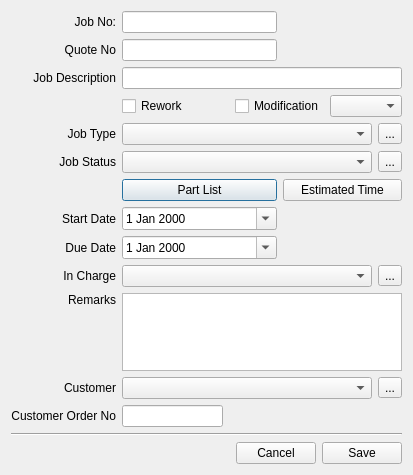
<ui version="4.0" >
 <class>newjobDlg</class>
 <widget class="QDialog" name="newjobDlg" >
  <property name="windowModality" >
   <enum>Qt::ApplicationModal</enum>
  </property>
  <property name="geometry" >
   <rect>
    <x>0</x>
    <y>0</y>
    <width>413</width>
    <height>475</height>
   </rect>
  </property>
  <property name="windowTitle" >
   <string>New Job</string>
  </property>
  <layout class="QVBoxLayout" name="verticalLayout_2" >
   <item>
    <layout class="QGridLayout" name="gridLayout" >
     <item row="0" column="0" colspan="2" >
      <widget class="QLabel" name="label" >
       <property name="text" >
        <string>Job No:</string>
       </property>
       <property name="alignment" >
        <set>Qt::AlignRight|Qt::AlignTrailing|Qt::AlignVCenter</set>
       </property>
       <property name="buddy" >
        <cstring>jobNoEdit</cstring>
       </property>
      </widget>
     </item>
     <item row="0" column="2" colspan="3" >
      <widget class="QLineEdit" name="jobNoEdit" />
     </item>
     <item row="1" column="0" colspan="2" >
      <widget class="QLabel" name="label_9" >
       <property name="text" >
        <string>Quote No</string>
       </property>
       <property name="alignment" >
        <set>Qt::AlignRight|Qt::AlignTrailing|Qt::AlignVCenter</set>
       </property>
       <property name="buddy" >
        <cstring>quoteNoEdit</cstring>
       </property>
      </widget>
     </item>
     <item row="1" column="2" colspan="3" >
      <widget class="QLineEdit" name="quoteNoEdit" />
     </item>
     <item row="2" column="0" colspan="2" >
      <widget class="QLabel" name="label_2" >
       <property name="text" >
        <string>Job Description</string>
       </property>
       <property name="alignment" >
        <set>Qt::AlignRight|Qt::AlignTrailing|Qt::AlignVCenter</set>
       </property>
       <property name="buddy" >
        <cstring>jobDescriptionEdit</cstring>
       </property>
      </widget>
     </item>
     <item row="2" column="2" colspan="6" >
      <widget class="QLineEdit" name="jobDescriptionEdit" />
     </item>
     <item row="3" column="2" colspan="2" >
      <widget class="QCheckBox" name="checkBox" >
       <property name="text" >
        <string>Rework</string>
       </property>
      </widget>
     </item>
     <item row="3" column="4" colspan="2" >
      <widget class="QCheckBox" name="checkBox_2" >
       <property name="text" >
        <string>Modification</string>
       </property>
      </widget>
     </item>
     <item row="3" column="6" colspan="2" >
      <widget class="QComboBox" name="oldJobNoComboBox" />
     </item>
     <item row="4" column="2" colspan="5" >
      <widget class="QComboBox" name="jobTypeComboBox" />
     </item>
     <item row="4" column="7" >
      <widget class="QToolButton" name="newJobTypeButton" >
       <property name="toolTip" >
        <string>New Job Type</string>
       </property>
       <property name="statusTip" >
        <string>Create new Job type</string>
       </property>
       <property name="text" >
        <string>...</string>
       </property>
       <property name="icon" >
        <iconset resource="smeTime.qrc" >
         <normaloff>:/images/16x16/actions/document-new.png</normaloff>:/images/16x16/actions/document-new.png</iconset>
       </property>
      </widget>
     </item>
     <item row="5" column="2" colspan="5" >
      <widget class="QComboBox" name="jobStatusComboBox" />
     </item>
     <item row="5" column="7" >
      <widget class="QToolButton" name="newJobStatusButton" >
       <property name="toolTip" >
        <string>New Status</string>
       </property>
       <property name="statusTip" >
        <string>Add a new Status</string>
       </property>
       <property name="text" >
        <string>...</string>
       </property>
       <property name="icon" >
        <iconset resource="smeTime.qrc" >
         <normaloff>:/images/16x16/actions/document-new.png</normaloff>:/images/16x16/actions/document-new.png</iconset>
       </property>
      </widget>
     </item>
     <item row="6" column="2" colspan="3" >
      <widget class="QPushButton" name="partListButton" >
       <property name="text" >
        <string>Part List</string>
       </property>
      </widget>
     </item>
     <item row="6" column="5" colspan="3" >
      <widget class="QPushButton" name="estdTimeButton" >
       <property name="text" >
        <string>Estimated Time</string>
       </property>
      </widget>
     </item>
     <item row="7" column="2" colspan="3" >
      <widget class="QDateEdit" name="startDate" >
       <property name="calendarPopup" >
        <bool>true</bool>
       </property>
      </widget>
     </item>
     <item row="8" column="2" colspan="3" >
      <widget class="QDateEdit" name="dueDate" >
       <property name="calendarPopup" >
        <bool>true</bool>
       </property>
      </widget>
     </item>
     <item row="9" column="2" colspan="5" >
      <widget class="QComboBox" name="inchargeComboBox" />
     </item>
     <item row="9" column="7" >
      <widget class="QToolButton" name="newEmployeeButton" >
       <property name="toolTip" >
        <string>New Employee</string>
       </property>
       <property name="statusTip" >
        <string>Add a new employee</string>
       </property>
       <property name="text" >
        <string>...</string>
       </property>
       <property name="icon" >
        <iconset resource="smeTime.qrc" >
         <normaloff>:/images/16x16/actions/document-new.png</normaloff>:/images/16x16/actions/document-new.png</iconset>
       </property>
      </widget>
     </item>
     <item row="10" column="2" colspan="6" >
      <widget class="QTextEdit" name="remarksTextEdit" />
     </item>
     <item row="11" column="2" colspan="5" >
      <widget class="QComboBox" name="customerComboBox" />
     </item>
     <item row="11" column="7" >
      <widget class="QToolButton" name="newCustomerButton" >
       <property name="toolTip" >
        <string>New customer</string>
       </property>
       <property name="statusTip" >
        <string>Add a New customer</string>
       </property>
       <property name="text" >
        <string>...</string>
       </property>
       <property name="icon" >
        <iconset resource="smeTime.qrc" >
         <normaloff>:/images/16x16/actions/document-new.png</normaloff>:/images/16x16/actions/document-new.png</iconset>
       </property>
      </widget>
     </item>
     <item row="12" column="0" colspan="2" >
      <widget class="QLabel" name="label_4" >
       <property name="text" >
        <string>Customer Order No</string>
       </property>
       <property name="alignment" >
        <set>Qt::AlignRight|Qt::AlignTrailing|Qt::AlignVCenter</set>
       </property>
       <property name="buddy" >
        <cstring>customerOrderLineEdit</cstring>
       </property>
      </widget>
     </item>
     <item row="10" column="1" >
      <layout class="QVBoxLayout" name="verticalLayout" >
       <item>
        <widget class="QLabel" name="label_8" >
         <property name="text" >
          <string>Remarks</string>
         </property>
         <property name="alignment" >
          <set>Qt::AlignRight|Qt::AlignTrailing|Qt::AlignVCenter</set>
         </property>
         <property name="buddy" >
          <cstring>remarksTextEdit</cstring>
         </property>
        </widget>
       </item>
       <item>
        <spacer name="verticalSpacer" >
         <property name="orientation" >
          <enum>Qt::Vertical</enum>
         </property>
         <property name="sizeHint" stdset="0" >
          <size>
           <width>20</width>
           <height>18</height>
          </size>
         </property>
        </spacer>
       </item>
      </layout>
     </item>
     <item row="11" column="1" >
      <widget class="QLabel" name="label_3" >
       <property name="text" >
        <string>Customer</string>
       </property>
       <property name="alignment" >
        <set>Qt::AlignRight|Qt::AlignTrailing|Qt::AlignVCenter</set>
       </property>
       <property name="buddy" >
        <cstring>customerComboBox</cstring>
       </property>
      </widget>
     </item>
     <item row="9" column="1" >
      <widget class="QLabel" name="label_10" >
       <property name="text" >
        <string>In Charge</string>
       </property>
       <property name="alignment" >
        <set>Qt::AlignRight|Qt::AlignTrailing|Qt::AlignVCenter</set>
       </property>
       <property name="buddy" >
        <cstring>inchargeComboBox</cstring>
       </property>
      </widget>
     </item>
     <item row="8" column="1" >
      <widget class="QLabel" name="label_6" >
       <property name="text" >
        <string>Due Date</string>
       </property>
       <property name="alignment" >
        <set>Qt::AlignRight|Qt::AlignTrailing|Qt::AlignVCenter</set>
       </property>
       <property name="buddy" >
        <cstring>dueDate</cstring>
       </property>
      </widget>
     </item>
     <item row="7" column="1" >
      <widget class="QLabel" name="label_5" >
       <property name="text" >
        <string>Start Date</string>
       </property>
       <property name="alignment" >
        <set>Qt::AlignRight|Qt::AlignTrailing|Qt::AlignVCenter</set>
       </property>
       <property name="buddy" >
        <cstring>startDate</cstring>
       </property>
      </widget>
     </item>
     <item row="5" column="1" >
      <widget class="QLabel" name="label_7" >
       <property name="text" >
        <string>Job Status</string>
       </property>
       <property name="alignment" >
        <set>Qt::AlignRight|Qt::AlignTrailing|Qt::AlignVCenter</set>
       </property>
       <property name="buddy" >
        <cstring>jobStatusComboBox</cstring>
       </property>
      </widget>
     </item>
     <item row="4" column="1" >
      <widget class="QLabel" name="label_11" >
       <property name="text" >
        <string>Job Type</string>
       </property>
       <property name="alignment" >
        <set>Qt::AlignRight|Qt::AlignTrailing|Qt::AlignVCenter</set>
       </property>
       <property name="buddy" >
        <cstring>jobTypeComboBox</cstring>
       </property>
      </widget>
     </item>
     <item row="12" column="2" >
      <widget class="QLineEdit" name="customerOrderLineEdit" />
     </item>
    </layout>
   </item>
   <item>
    <widget class="Line" name="line" >
     <property name="orientation" >
      <enum>Qt::Horizontal</enum>
     </property>
    </widget>
   </item>
   <item>
    <layout class="QHBoxLayout" name="horizontalLayout" >
     <item>
      <spacer name="horizontalSpacer" >
       <property name="orientation" >
        <enum>Qt::Horizontal</enum>
       </property>
       <property name="sizeHint" stdset="0" >
        <size>
         <width>40</width>
         <height>20</height>
        </size>
       </property>
      </spacer>
     </item>
     <item>
      <widget class="QPushButton" name="cancelButton" >
       <property name="text" >
        <string>Cancel</string>
       </property>
      </widget>
     </item>
     <item>
      <widget class="QPushButton" name="saveButton" >
       <property name="text" >
        <string>Save</string>
       </property>
      </widget>
     </item>
    </layout>
   </item>
  </layout>
 </widget>
 <tabstops>
  <tabstop>jobNoEdit</tabstop>
  <tabstop>quoteNoEdit</tabstop>
  <tabstop>jobDescriptionEdit</tabstop>
  <tabstop>checkBox</tabstop>
  <tabstop>checkBox_2</tabstop>
  <tabstop>oldJobNoComboBox</tabstop>
  <tabstop>jobTypeComboBox</tabstop>
  <tabstop>newJobTypeButton</tabstop>
  <tabstop>jobStatusComboBox</tabstop>
  <tabstop>newJobStatusButton</tabstop>
  <tabstop>partListButton</tabstop>
  <tabstop>estdTimeButton</tabstop>
  <tabstop>startDate</tabstop>
  <tabstop>dueDate</tabstop>
  <tabstop>inchargeComboBox</tabstop>
  <tabstop>newEmployeeButton</tabstop>
  <tabstop>remarksTextEdit</tabstop>
  <tabstop>customerComboBox</tabstop>
  <tabstop>newCustomerButton</tabstop>
  <tabstop>customerOrderLineEdit</tabstop>
  <tabstop>saveButton</tabstop>
  <tabstop>cancelButton</tabstop>
 </tabstops>
 <resources>
  <include location="smeTime.qrc" />
 </resources>
 <connections>
  <connection>
   <sender>cancelButton</sender>
   <signal>clicked()</signal>
   <receiver>newjobDlg</receiver>
   <slot>reject()</slot>
   <hints>
    <hint type="sourcelabel" >
     <x>306</x>
     <y>456</y>
    </hint>
    <hint type="destinationlabel" >
     <x>206</x>
     <y>237</y>
    </hint>
   </hints>
  </connection>
 </connections>
</ui>
